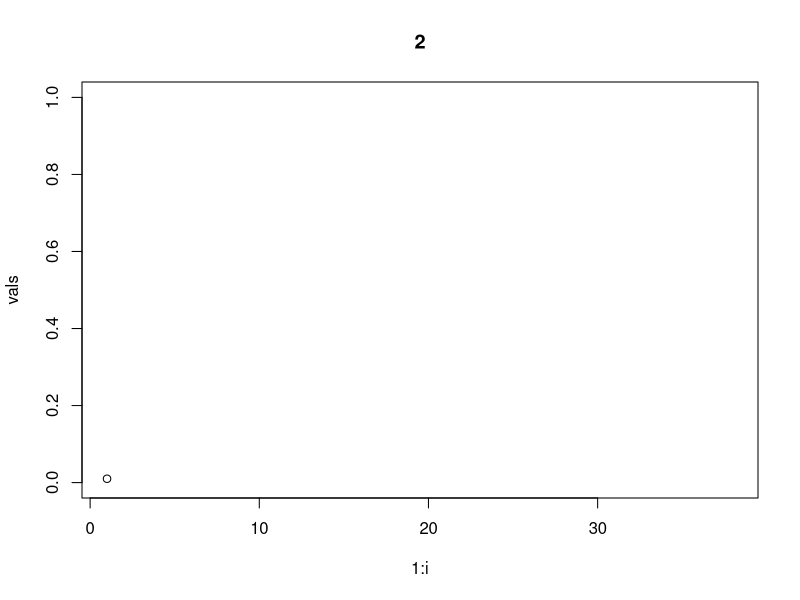
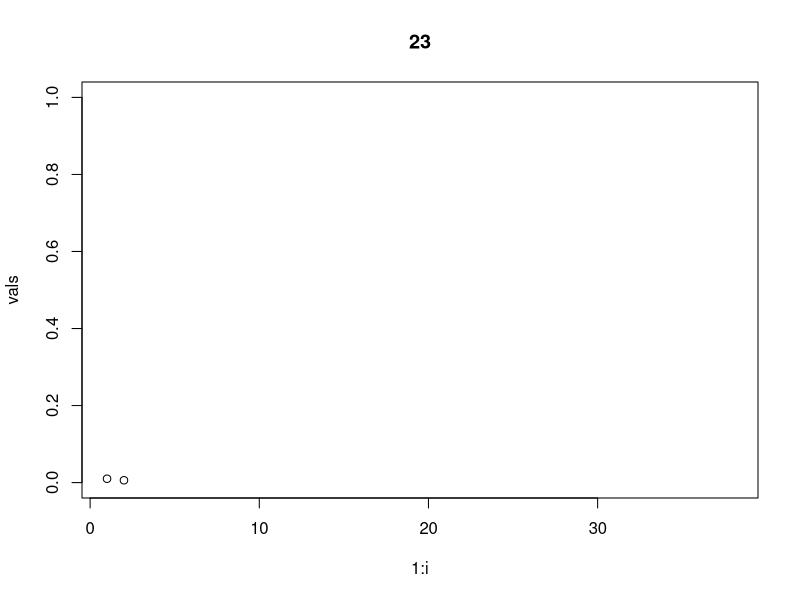
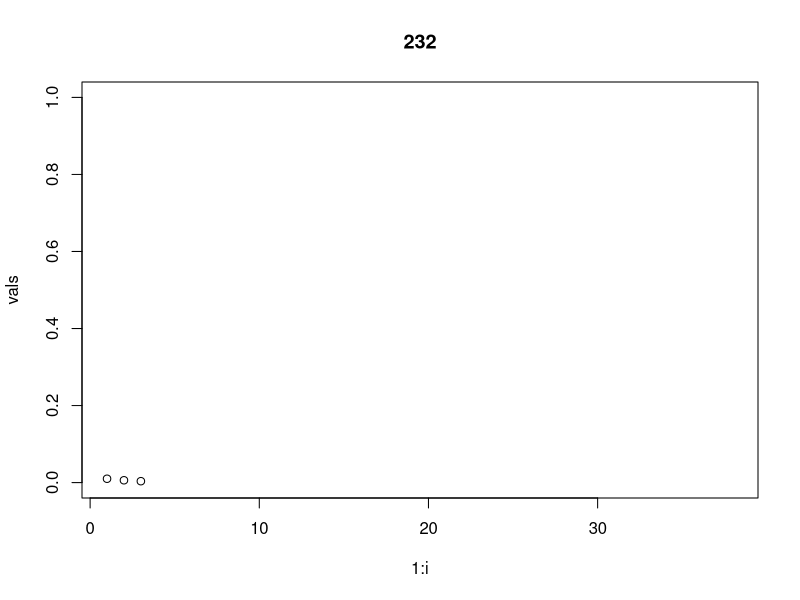
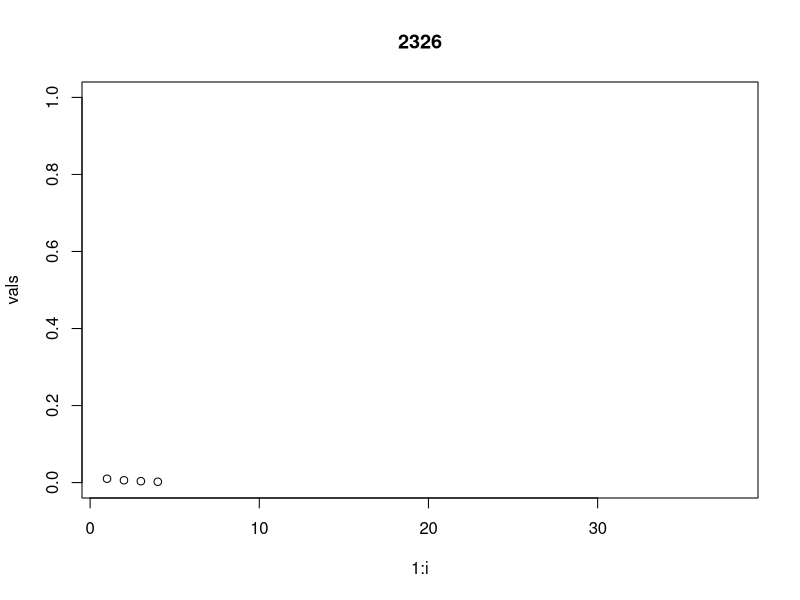
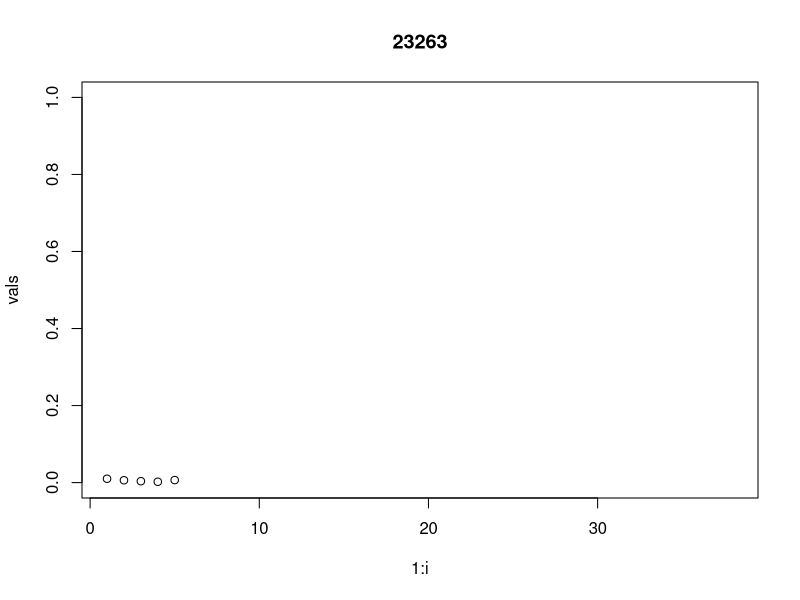
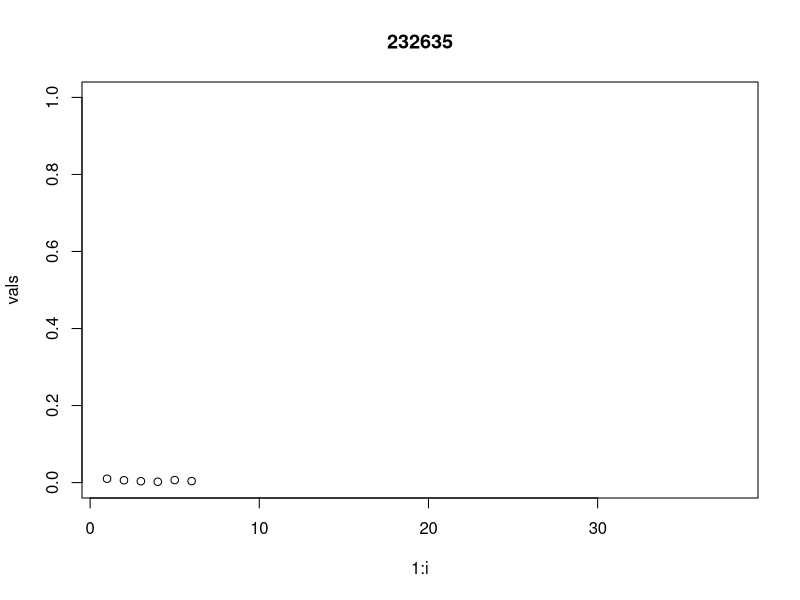
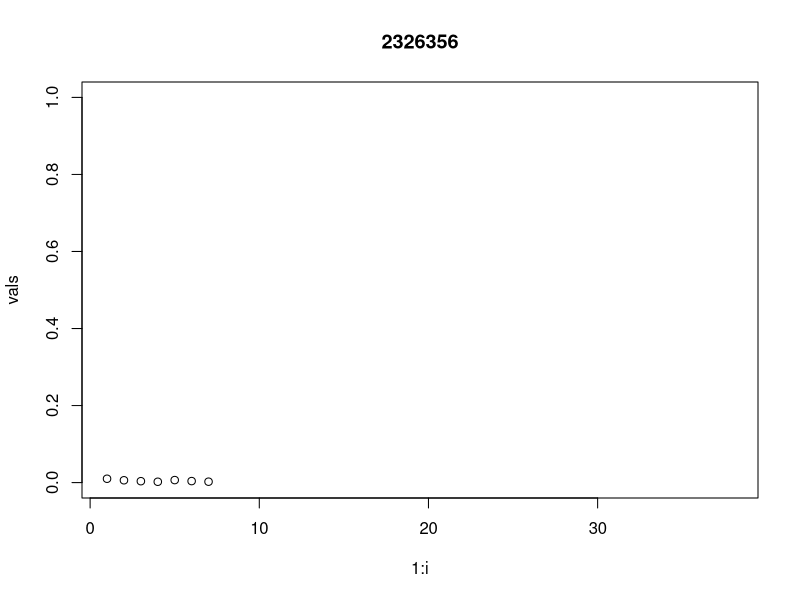
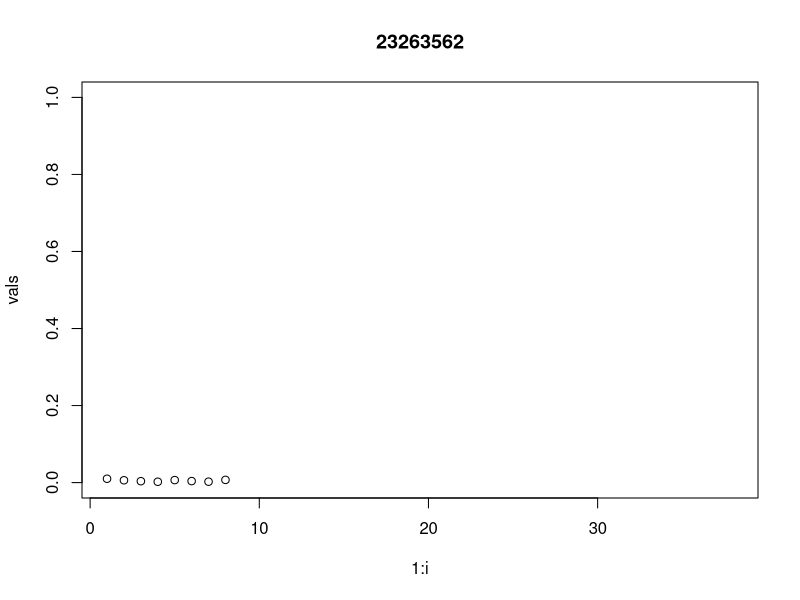

R code for these plots, in order:
## ---- chunk 1
rm(list=ls())
# Probs of loaded and fair die, respectively
probDie <- c(0.01,0.99)

# Likelihoods of number rolled
loaded <- c(0.1,0.1,0.1,0.1,0.1,0.5)
fair <- c(1/6,1/6,1/6,1/6,1/6,1/6)

data<-c(2,3,2,6,3,5,6,2,6,6,2,6,6,2,3,6,6,6,5,6,6,5,6,6,6,6,6,4,6,3,3,3,6,6,5,6,6)
vals <- vector();

titleStr <- ""
for (i in 1:length(data)) {
  
  vals[i] <- probDie[1];
  
  denom <- probDie[1] * loaded[data[i]] + probDie[2] * fair[data[i]];
  
  probDie[1] <- probDie[1] * loaded[data[i]] / denom;
  probDie[2] <- probDie[2] * fair[data[i]] / denom;
  
  titleStr <- paste(titleStr,data[i],sep="")
  plot(1:i,vals, main=titleStr,ylim=c(0,1),xlim=c(1,length(data)+1))
}
## ---- chunk 2
rm(list=ls())
# Probs of loaded and fair die, respectively
probDie <- c(0.01,0.99)

# Likelihoods of number rolled
loaded <- c(0.1,0.1,0.1,0.1,0.1,0.5)
fair <- c(1/6,1/6,1/6,1/6,1/6,1/6)

rollLoadedDie <- function(x) {
  rolls <- vector(length=x,mode="double")
  for (j in 1:x) {
    rolls[j] <- sample(1:6, 1, prob=loaded)
  }
  return (rolls)
}

data <- rollLoadedDie(100)
vals <- vector();
titleStr <- ""
for (i in 1:length(data)) {
  
  vals[i] <- probDie[1];
  
  denom <- probDie[1] * loaded[data[i]] + probDie[2] * fair[data[i]];
  
  probDie[1] <- probDie[1] * loaded[data[i]] / denom;
  probDie[2] <- probDie[2] * fair[data[i]] / denom;
  
  titleStr <- paste(titleStr,data[i],sep="")
  plot(1:i,vals, main=titleStr,ylim=c(0,1),xlim=c(1,length(data)+1))
}
vals
## ---- chunk 3
rm(list=ls())
# p(diseased), p(not diseased)
priors <- c(0.001,0.999)

# p(has the disease), p(does not have disease)
likelihoodGivenDiseased <- c(0.91,0.09)
likelihoodGivenNotDiseased <- c(0.16,0.84)

getDataFromLikelihood <- function(likelihood, numPoints) {
  d <- vector(mode="integer",length=numPoints);
  
  for (i in 1:numPoints) {
    if (runif(1) <= likelihood[1]) {
      d[i] <- 1;
    }
    else {
      d[i] <- 2;
    }
  }
  return (d)
}

#getDataFromLikelihood(likelihoodGivenDiseased,50)
#getDataFromLikelihood(likelihoodGivenNotDiseased,50)

data <- getDataFromLikelihood(likelihoodGivenDiseased,50)
vals <- vector();
titleStr <- ""
for (i in 1:length(data)) {
  
  vals[i] <- priors[1];
  
  denom <- priors[1] * likelihoodGivenDiseased[data[i]] + priors[2] * likelihoodGivenNotDiseased[data[i]];
  
  priors[1] <- priors[1] * likelihoodGivenDiseased[data[i]] / denom;
  priors[2] <- priors[2] * likelihoodGivenNotDiseased[data[i]] / denom;
  
  titleStr <- paste(titleStr,data[i],sep="")
  plot(1:i,vals, main=titleStr,ylim=c(0,1),xlim=c(1,length(data)+1))
}
vals
## ---- chunk 4
rm(list=ls())
# p(diseased), p(not diseased)
priors <- c(0.001,0.999)

# p(has the disease), p(does not have disease)
likelihoodGivenDiseased <- c(0.91,0.09)
likelihoodGivenNotDiseased <- c(0.16,0.84)

getDataFromLikelihood <- function(likelihood, numPoints) {
  d <- vector(mode="integer",length=numPoints);
  
  for (i in 1:numPoints) {
    if (runif(1) <= likelihood[1]) {
      d[i] <- 1;
    }
    else {
      d[i] <- 2;
    }
  }
  return (d)
}

data <- getDataFromLikelihood(likelihoodGivenNotDiseased,50)
vals <- vector();
titleStr <- ""
for (i in 1:length(data)) {
  
  vals[i] <- priors[2];
  
  denom <- priors[1] * likelihoodGivenDiseased[data[i]] + priors[2] * likelihoodGivenNotDiseased[data[i]];
  
  priors[1] <- priors[1] * likelihoodGivenDiseased[data[i]] / denom;
  priors[2] <- priors[2] * likelihoodGivenNotDiseased[data[i]] / denom;
  
  titleStr <- paste(titleStr,data[i],sep="")
  plot(1:i,vals, main=titleStr,ylim=c(0,1),xlim=c(1,length(data)+1))
}
vals
## ---- chunk 5
# Cost * minimum required tests * # patients
1*21*1000000
